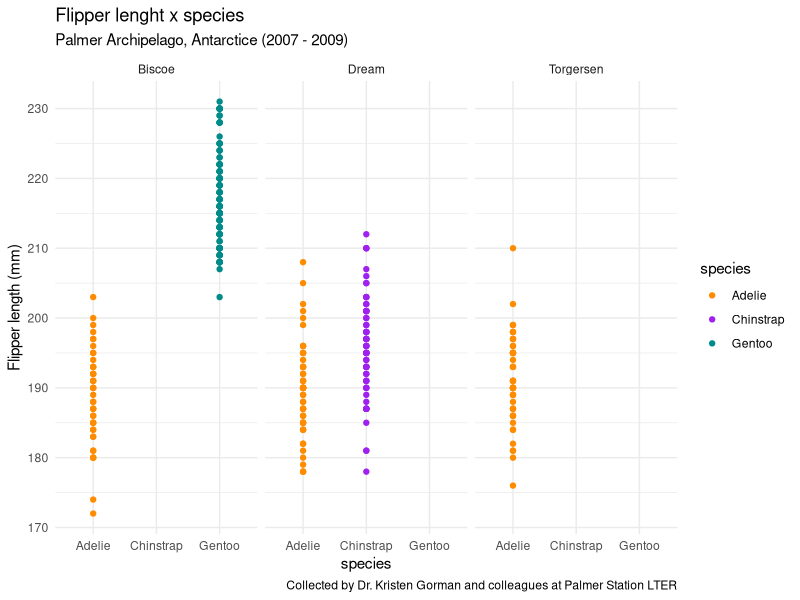

R code for this plot:
## ---- chunk 1
library(palmerpenguins)
library(tidyverse)
## ---- chunk 2
my_expression <- expression(x^2)
## ---- chunk 3
my_derivative <- D(expr = my_expression, name = "x")
my_derivative
## ---- chunk 4
x <- 3
## ---- chunk 5
eval(my_derivative)
## ---- chunk 6
ggplot(data = penguins, aes(x = species, y = flipper_length_mm)) +
  geom_point(aes(color = species)) +
  scale_color_manual(values = c("darkorange","purple","cyan4")) +
  labs(x = "species",
       y = "Flipper length (mm)",
       title = "Flipper lenght x species",
       subtitle = "Palmer Archipelago, Antarctice (2007 - 2009)",
       caption = "Collected by Dr. Kristen Gorman and colleagues at Palmer Station LTER") +
  facet_wrap(~island) +
  theme_minimal()
